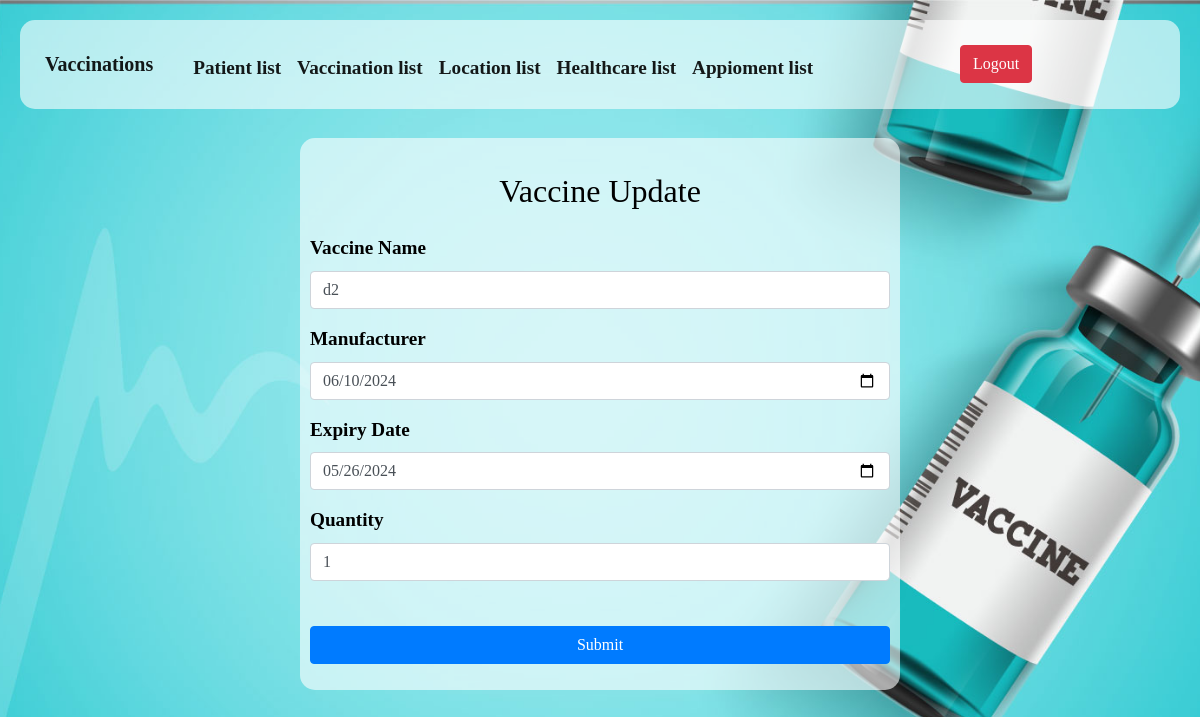
The page /vaccine/edit_vaccine.php?id=1 on the database its author committed.
### tables this page shows
CREATE TABLE `vaccine` (
  `vaccine_id` int(11) NOT NULL,
  `name` varchar(50) DEFAULT NULL,
  `manufacture` date DEFAULT NULL,
  `expiry_date` date DEFAULT NULL,
  `quantity` int(11) DEFAULT NULL
);

### vaccine/edit_vaccine.php (the view, shortened to what this page needs)
<!DOCTYPE html>
<html lang="en">
<head>
    <link href="https://cdn.jsdelivr.net/npm/bootstrap@5.3.2/dist/css/bootstrap.min.css" rel="stylesheet">
    <link rel="stylesheet" href="https://cdn.jsdelivr.net/npm/sweetalert2@10">
</head>
<body>
    <?php
    include "connect.php";
    $id = $_GET['id'] ?? '';
    $query = "SELECT * FROM vaccine WHERE vaccine_id = '$id'";
    $run = mysqli_query($conn, $query);
    $data = mysqli_fetch_array($run);
    ?>
    <br>
    <form action="" method="POST" class="glass">
    <h2 class="mt-4 mb-4 text-center">Vaccine Update</h2>
    <div class="form-group">
        <label for="name">Vaccine Name</label><br>
        <input type="text" class="form-control" required name="name" value="<?php echo $data['name']; ?>">
    </div>
    <div class="form-group">
        <label for="manufacturer">Manufacturer</label><br>
        <input type="date" class="form-control" required name="manufacture" value="<?php echo $data['manufacture']; ?>">
    </div>
    <div class="form-group">
        <label for="expiry_date">Expiry Date</label><br>
        <input type="date" class="form-control" required name="expiry_date" value="<?php echo $data['expiry_date']; ?>">
    </div>
    <div class="form-group">
        <label for="quantity">Quantity</label><br>
        <input type="number" class="form-control" required name="quantity" value="<?php echo $data['quantity']; ?>">
    </div>
    <br>
    <div class="mb-3">
        <input type="submit" class="btn btn-primary" name="SubmitBtn" style="width:100%;" value="Submit">
    </div>
</form>
</body>
</html>

### vaccine/edit_vaccine.php (style rules this page uses)
body { padding: 20px; }
body { background: url(../Imges/2.jpg)no-repeat; background-size: cover; -webkit-background-size: cover; -moz-background-size: cover; -o-background-size: cover; -ms-background-size: cover; background-attachment: fixed; background-position: center; font-family: sans-serif; height: �100vh; }
.glass { background-color: rgba(255, 255, 255, 0.6); color: black; border-radius: 15px; padding: 10px; }
form { max-width: 600px; margin: auto; }

### vaccine/nav.php (style rules this page uses)
body { font-family: ' : Arial, sans-serif;'; font-size: larger; font-weight: bold; }
.glass { background-color: rgba(255, 255, 255, 0.6); color: black; border-radius: 15px; padding: 10px; }

### rows shown on the page
vaccine: name "d2", manufacture "06/10/2024", expiry_date "05/26/2024", quantity "1"
